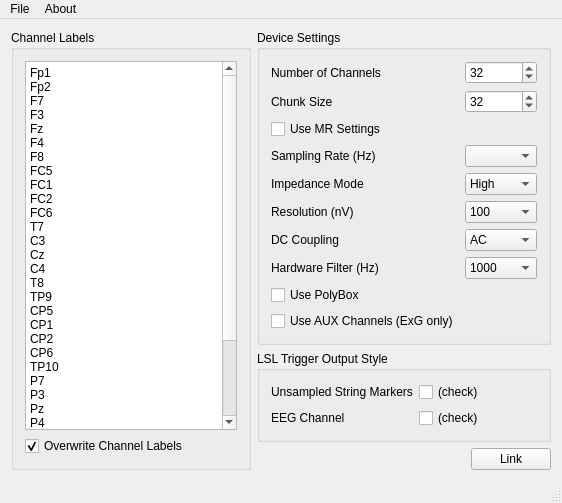
<?xml version="1.0" encoding="UTF-8"?>
<ui version="4.0">
 <class>MainWindow</class>
 <widget class="QMainWindow" name="MainWindow">
  <property name="geometry">
   <rect>
    <x>0</x>
    <y>0</y>
    <width>562</width>
    <height>497</height>
   </rect>
  </property>
  <property name="windowTitle">
   <string>BrainAmpSeries Connector</string>
  </property>
  <widget class="QWidget" name="centralWidget">
   <layout class="QHBoxLayout" name="horizontalLayout_2">
    <item>
     <widget class="QGroupBox" name="channelLabelsGroup">
      <property name="title">
       <string>Channel Labels</string>
      </property>
      <layout class="QGridLayout" name="gridLayout">
       <item row="0" column="0">
        <widget class="QPlainTextEdit" name="channelLabels">
         <property name="plainText">
          <string>Fp1
Fp2
F7
F3
Fz
F4
F8
FC5
FC1
FC2
FC6
T7
C3
Cz
C4
T8
TP9
CP5
CP1
CP2
CP6
TP10
P7
P3
Pz
P4
P8
PO9
O1
Oz
O2
PO10 </string>
         </property>
        </widget>
       </item>
       <item row="1" column="0">
        <widget class="QCheckBox" name="overwriteChannelLabels">
         <property name="text">
          <string>Overwrite Channel Labels</string>
         </property>
         <property name="checked">
          <bool>true</bool>
         </property>
        </widget>
       </item>
      </layout>
     </widget>
    </item>
    <item>
     <layout class="QVBoxLayout" name="verticalLayout">
      <item>
       <widget class="QGroupBox" name="deviceSettingsGroup">
        <property name="title">
         <string>Device Settings</string>
        </property>
        <layout class="QFormLayout" name="formLayout">
         <property name="fieldGrowthPolicy">
          <enum>QFormLayout::AllNonFixedFieldsGrow</enum>
         </property>
         <item row="0" column="0">
          <widget class="QLabel" name="label_2">
           <property name="text">
            <string>Number of Channels</string>
           </property>
          </widget>
         </item>
         <item row="0" column="1">
          <widget class="QSpinBox" name="channelCount">
           <property name="toolTip">
            <string>This must match the number of entries in the channel list</string>
           </property>
           <property name="keyboardTracking">
            <bool>false</bool>
           </property>
           <property name="minimum">
            <number>1</number>
           </property>
           <property name="maximum">
            <number>256</number>
           </property>
           <property name="value">
            <number>32</number>
           </property>
          </widget>
         </item>
         <item row="1" column="0">
          <widget class="QLabel" name="label">
           <property name="text">
            <string>Chunk Size</string>
           </property>
          </widget>
         </item>
         <item row="1" column="1">
          <widget class="QSpinBox" name="chunkSize">
           <property name="toolTip">
            <string>The number of samples per chunk emitted by the driver -- a small value will lead to lower overall latency but causes more CPU load</string>
           </property>
           <property name="minimum">
            <number>1</number>
           </property>
           <property name="maximum">
            <number>1024</number>
           </property>
           <property name="value">
            <number>32</number>
           </property>
          </widget>
         </item>
         <item row="2" column="0">
          <widget class="QCheckBox" name="cbUseMRSettings">
           <property name="toolTip">
            <string>For recordings done in the MR scanner (BrainAmpMR and BrainAmpMRplus only), checking this box will automatically choose the recommended settings for use in the scanner.</string>
           </property>
           <property name="text">
            <string>Use MR Settings</string>
           </property>
          </widget>
         </item>
         <item row="3" column="0">
          <widget class="QLabel" name="label_7">
           <property name="text">
            <string>Sampling Rate (Hz)</string>
           </property>
          </widget>
         </item>
         <item row="3" column="1">
          <widget class="QComboBox" name="cbSamplingRate">
           <property name="toolTip">
            <string>To stay consistent with recorder, this app can downsample by a factor of 1, 2, 5, 10, 20, 25. or 50, resulting in a nominal sampling rate of 5000, 2500, 1000, 500, 250, 200, or 100Hz respectively.</string>
           </property>
          </widget>
         </item>
         <item row="4" column="0">
          <widget class="QLabel" name="label_3">
           <property name="text">
            <string>Impedance Mode</string>
           </property>
          </widget>
         </item>
         <item row="4" column="1">
          <widget class="QComboBox" name="impedanceMode">
           <property name="toolTip">
            <string>
For most applications it is recommended to leave the Impedance Mode and DC coupling options at their defaults (High and AC respectively).</string>
           </property>
           <item>
            <property name="text">
             <string>High</string>
            </property>
           </item>
           <item>
            <property name="text">
             <string>Low</string>
            </property>
           </item>
          </widget>
         </item>
         <item row="5" column="0">
          <widget class="QLabel" name="label_5">
           <property name="text">
            <string>Resolution (nV)</string>
           </property>
          </widget>
         </item>
         <item row="5" column="1">
          <widget class="QComboBox" name="resolution">
           <property name="toolTip">
            <string>Desired LSB value for digital signals. Note BrainAmp MR devices only support 500 nanovolt resolution.</string>
           </property>
           <item>
            <property name="text">
             <string>100</string>
            </property>
           </item>
           <item>
            <property name="text">
             <string>500</string>
            </property>
           </item>
          </widget>
         </item>
         <item row="6" column="0">
          <widget class="QLabel" name="label_6">
           <property name="text">
            <string>DC Coupling</string>
           </property>
          </widget>
         </item>
         <item row="6" column="1">
          <widget class="QComboBox" name="dcCoupling">
           <property name="toolTip">
            <string>The default is AC</string>
           </property>
           <item>
            <property name="text">
             <string>AC</string>
            </property>
           </item>
           <item>
            <property name="text">
             <string>DC</string>
            </property>
           </item>
          </widget>
         </item>
         <item row="7" column="0">
          <widget class="QLabel" name="label_10">
           <property name="text">
            <string>Hardware Filter (Hz)</string>
           </property>
          </widget>
         </item>
         <item row="7" column="1">
          <widget class="QComboBox" name="hwFilter">
           <property name="toolTip">
            <string>
This is an optional lowpass filter executed at the hardware level. For MR recordings it is important to choose 250 Hz.</string>
           </property>
           <property name="editable">
            <bool>false</bool>
           </property>
           <property name="currentIndex">
            <number>0</number>
           </property>
           <item>
            <property name="text">
             <string>1000</string>
            </property>
           </item>
           <item>
            <property name="text">
             <string>250</string>
            </property>
           </item>
          </widget>
         </item>
         <item row="8" column="0">
          <widget class="QCheckBox" name="usePolyBox">
           <property name="enabled">
            <bool>true</bool>
           </property>
           <property name="toolTip">
            <string>If this is checked then the first 8 channels will hold the polybox signals; make sure to increase your channel count appropriately.</string>
           </property>
           <property name="text">
            <string>Use PolyBox</string>
           </property>
          </widget>
         </item>
         <item row="9" column="0">
          <widget class="QCheckBox" name="useAuxChannels">
           <property name="text">
            <string>Use AUX Channels (ExG only)</string>
           </property>
          </widget>
         </item>
        </layout>
       </widget>
      </item>
      <item>
       <spacer name="verticalSpacer">
        <property name="orientation">
         <enum>Qt::Vertical</enum>
        </property>
        <property name="sizeHint" stdset="0">
         <size>
          <width>0</width>
          <height>0</height>
         </size>
        </property>
       </spacer>
      </item>
      <item>
       <widget class="QGroupBox" name="triggerSettingsGroup">
        <property name="toolTip">
         <string>For an explanation of trigger marker types please read 'explanation_of_trigger_marker_types.pdf</string>
        </property>
        <property name="title">
         <string>LSL Trigger Output Style</string>
        </property>
        <layout class="QFormLayout" name="formLayout_2">
         <item row="4" column="0">
          <widget class="QLabel" name="label_8">
           <property name="text">
            <string>EEG Channel</string>
           </property>
          </widget>
         </item>
         <item row="4" column="1">
          <widget class="QCheckBox" name="sampledMarkersEEG">
           <property name="toolTip">
            <string>See 'explanation_of_trigger_marker_types.pdf'. </string>
           </property>
           <property name="layoutDirection">
            <enum>Qt::LeftToRight</enum>
           </property>
           <property name="text">
            <string>(check)</string>
           </property>
          </widget>
         </item>
         <item row="1" column="0">
          <widget class="QLabel" name="label_9">
           <property name="text">
            <string>Unsampled String Markers</string>
           </property>
          </widget>
         </item>
         <item row="1" column="1">
          <widget class="QCheckBox" name="unsampledMarkers">
           <property name="toolTip">
            <string>See 'explanation_of_trigger_marker_types.pdf'. </string>
           </property>
           <property name="layoutDirection">
            <enum>Qt::LeftToRight</enum>
           </property>
           <property name="text">
            <string>(check)</string>
           </property>
          </widget>
         </item>
        </layout>
       </widget>
      </item>
      <item>
       <layout class="QHBoxLayout" name="horizontalLayout">
        <item>
         <spacer name="spacer">
          <property name="orientation">
           <enum>Qt::Horizontal</enum>
          </property>
          <property name="sizeHint" stdset="0">
           <size>
            <width>0</width>
            <height>0</height>
           </size>
          </property>
         </spacer>
        </item>
        <item>
         <widget class="QPushButton" name="linkButton">
          <property name="text">
           <string>Link</string>
          </property>
         </widget>
        </item>
       </layout>
      </item>
     </layout>
    </item>
   </layout>
  </widget>
  <widget class="QMenuBar" name="menuBar">
   <property name="geometry">
    <rect>
     <x>0</x>
     <y>0</y>
     <width>562</width>
     <height>21</height>
    </rect>
   </property>
   <widget class="QMenu" name="menuFile">
    <property name="title">
     <string>File</string>
    </property>
    <addaction name="actionLoad_Configuration"/>
    <addaction name="actionSave_Configuration"/>
    <addaction name="separator"/>
    <addaction name="actionQuit"/>
   </widget>
   <widget class="QMenu" name="menuAbout">
    <property name="title">
     <string>About</string>
    </property>
    <addaction name="actionVersions"/>
   </widget>
   <addaction name="menuFile"/>
   <addaction name="menuAbout"/>
  </widget>
  <widget class="QStatusBar" name="statusBar"/>
  <action name="actionLoad_Configuration">
   <property name="text">
    <string>Load Configuration</string>
   </property>
  </action>
  <action name="actionSave_Configuration">
   <property name="text">
    <string>Save Configuration</string>
   </property>
   <property name="shortcut">
    <string>Ctrl+S</string>
   </property>
  </action>
  <action name="actionQuit">
   <property name="text">
    <string>Quit</string>
   </property>
   <property name="shortcut">
    <string>Ctrl+Q</string>
   </property>
  </action>
  <action name="actionVersions">
   <property name="text">
    <string>Versions</string>
   </property>
  </action>
 </widget>
 <layoutdefault spacing="6" margin="11"/>
 <tabstops>
  <tabstop>channelLabels</tabstop>
  <tabstop>channelCount</tabstop>
  <tabstop>chunkSize</tabstop>
  <tabstop>impedanceMode</tabstop>
  <tabstop>resolution</tabstop>
  <tabstop>dcCoupling</tabstop>
  <tabstop>linkButton</tabstop>
 </tabstops>
 <resources/>
 <connections/>
</ui>
